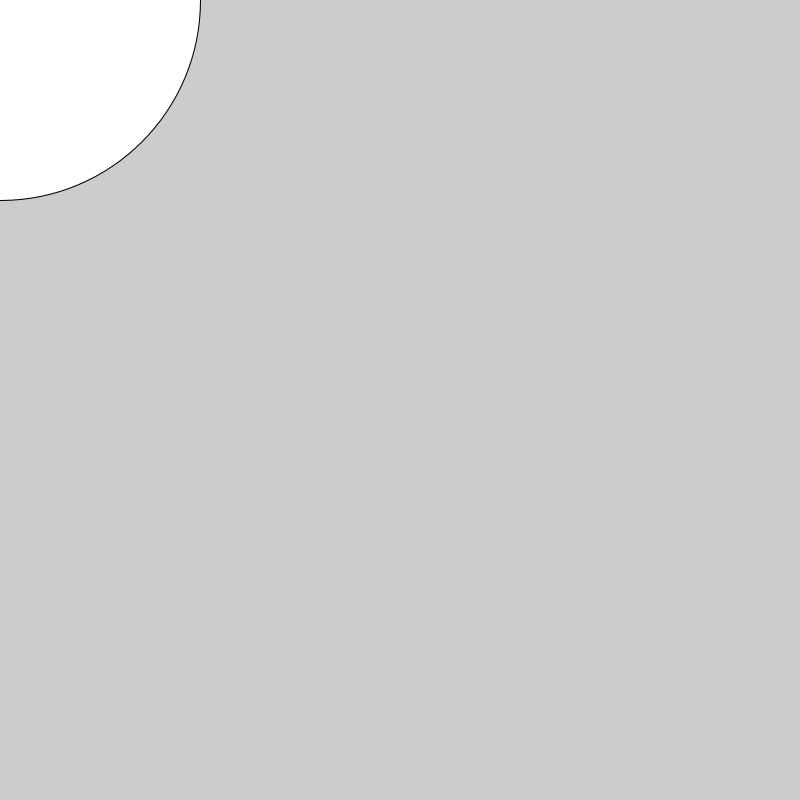
Frame 1 (no input)
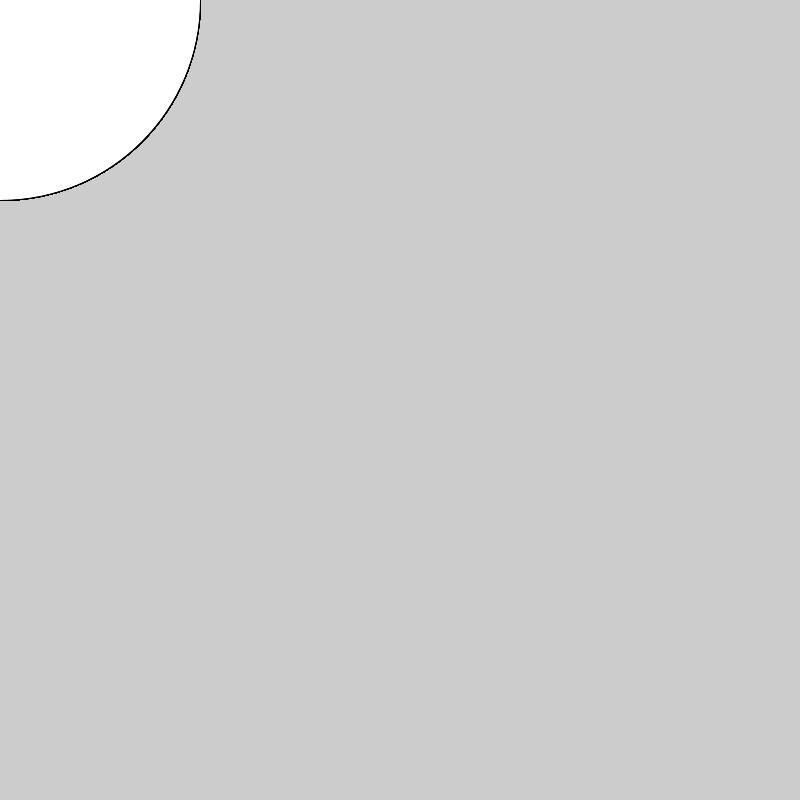
Frame 60 (the mouse pressed at the canvas centre just before this capture)
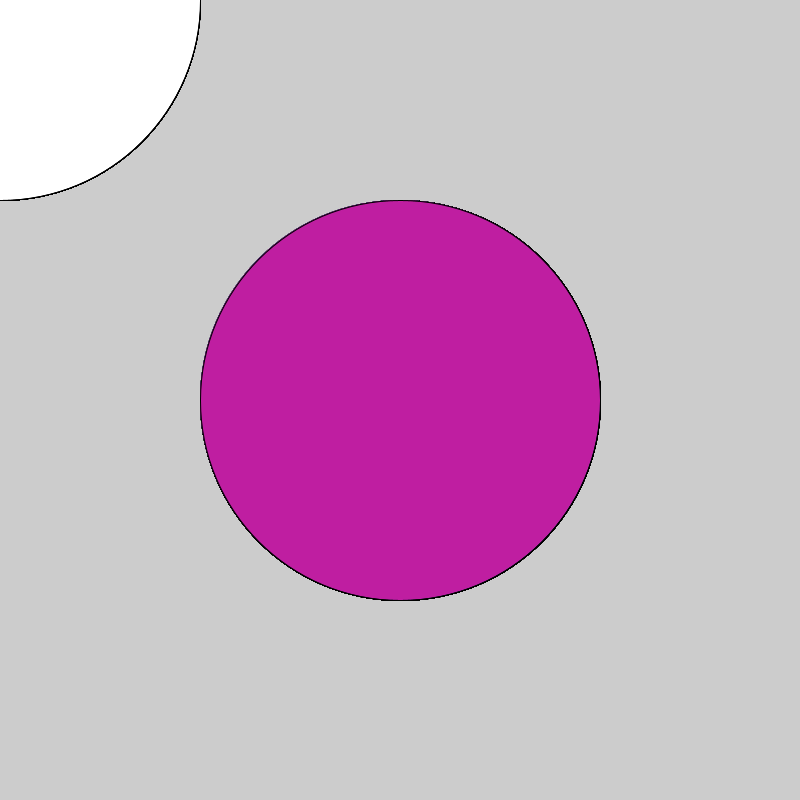
Frame 120 (the mouse held since frame 60 and released just before this capture)

The Processing sketch that drew these frames (run headless with seeded random() and noise(); from frame 60 on, the mouse is pressed at the canvas centre):

// Processing sketch: PrettyCircles
// ── PrettyCircles.pde
void setup() {
  size(800, 800);
}

void draw() {
  fill(255,255,0);
  if (mousePressed == true) {
    fill(random(255),random(255),random(255));
  } else {
    fill(255);
  }
  
  ellipse(mouseX,mouseY,400,400);
}
